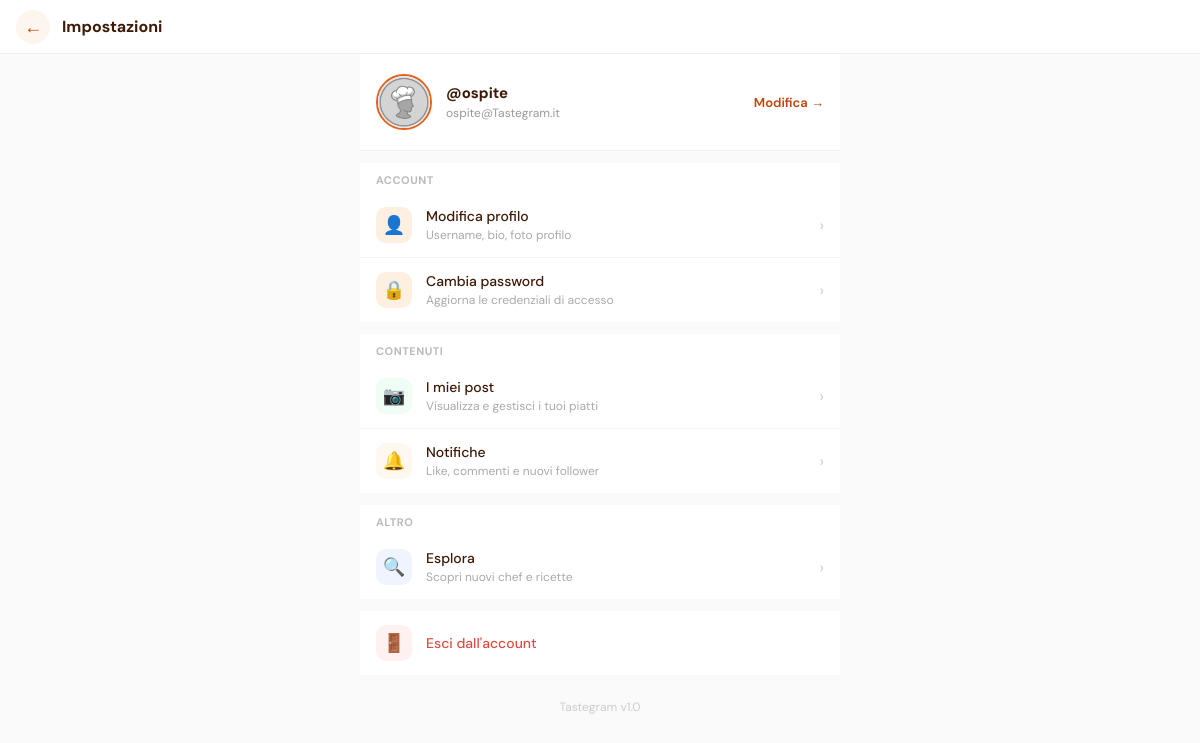
The app's page /frontend/settings.php (signed in), older data.
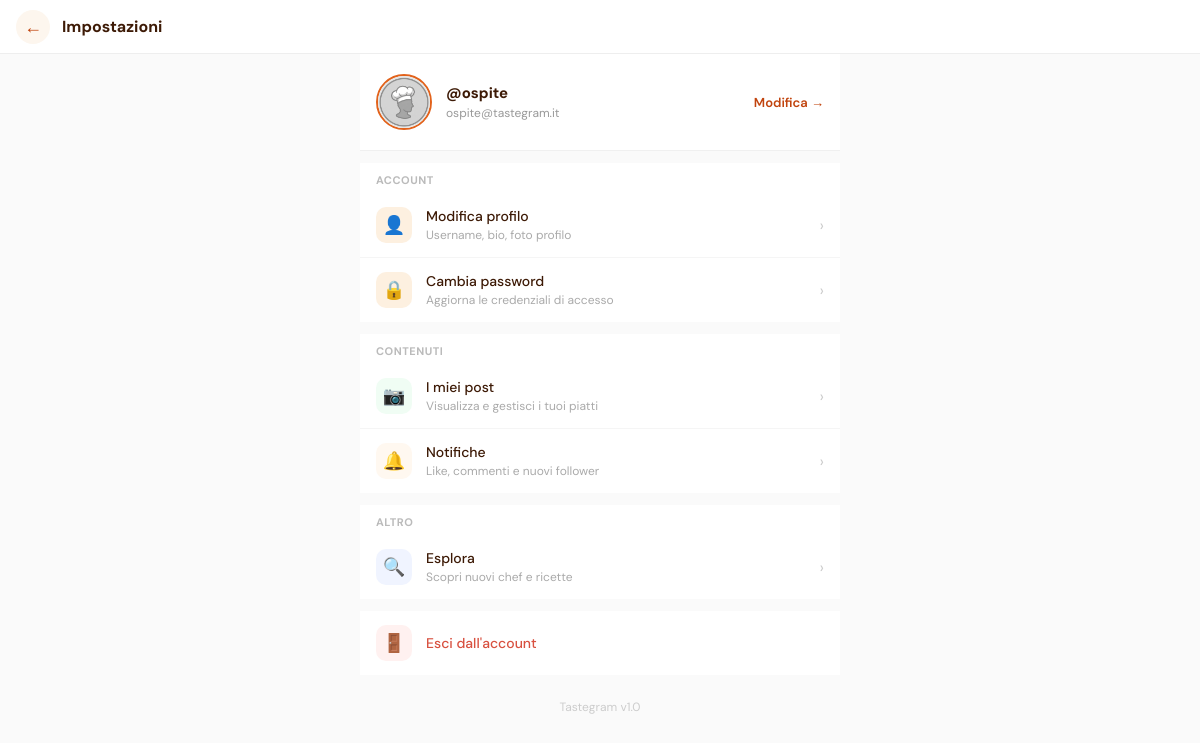
The same page, newer data.
### tables this page shows
CREATE TABLE users (
    id               INT AUTO_INCREMENT PRIMARY KEY,
    username         VARCHAR(50)  NOT NULL UNIQUE,
    email            VARCHAR(100) NOT NULL UNIQUE,
    password         VARCHAR(255) NOT NULL,
    bio              TEXT,
    avatar_url       VARCHAR(255) DEFAULT 'default_avatar.png',
    followers_count  INT UNSIGNED DEFAULT 0,
    following_count  INT UNSIGNED DEFAULT 0,
    created_at       TIMESTAMP DEFAULT CURRENT_TIMESTAMP,
    INDEX idx_username (username)
);

### config/auth.php (called while the page is built, shortened)
<?php
$currentUsername = $_SESSION['username']  ?? 'utente';

### frontend/settings.php (the view, shortened to what this page needs)
<?php
require_once __DIR__ . '/../config/auth.php';
$sql = Database::getInstance()->getConnection();
?>
<!DOCTYPE html>
<html lang="it">
<head>
</head>
<body>
<nav class="navbar">
    <a href="profile.php?user=<?= urlencode($currentUsername) ?>" class="nav-back">←</a>
    <span class="nav-title">Impostazioni</span>
</nav>
<div class="settings-wrap">
    <?php
    $stmt = $sql->prepare("SELECT username, email, avatar_url FROM users WHERE id = ?");
    $stmt->execute([$currentUserId]);
    $me = $stmt->fetch();
    ?>
    <div class="profile-preview">
        <div class="preview-avatar">
            <img src="../img/<?= htmlspecialchars($me['avatar_url'] ?: 'default_avatar.png') ?>"
                 onerror="this.src='../img/default_avatar.png'"
                 alt="avatar">
        </div>
        <div class="preview-info">
            <div class="preview-username">@<?= htmlspecialchars($me['username']) ?></div>
            <div class="preview-email"><?= htmlspecialchars($me['email']) ?></div>
        </div>
        <a href="edit_profile.php" class="preview-edit">Modifica →</a>
    </div>
    <div class="settings-group">
        <div class="group-label">Account</div>
        <a href="edit_profile.php" class="settings-item">
            <div class="item-icon" style="background:#fdf0e0">👤</div>
            <div class="item-text">
                <div class="item-label">Modifica profilo</div>
                <div class="item-desc">Username, bio, foto profilo</div>
            </div>
            <span class="item-arrow">›</span>
        </a>
        <a href="edit_profile.php#password" class="settings-item">
            <div class="item-icon" style="background:#fdf0e0">🔒</div>
            <div class="item-text">
                <div class="item-label">Cambia password</div>
                <div class="item-desc">Aggiorna le credenziali di accesso</div>
            </div>
            <span class="item-arrow">›</span>
        </a>
    </div>
    <div class="settings-group">
        <div class="group-label">Contenuti</div>
        <a href="profile.php?user=<?= urlencode($currentUsername) ?>" class="settings-item">
            <div class="item-icon" style="background:#f0fdf4">📷</div>
            <div class="item-text">
                <div class="item-label">I miei post</div>
                <div class="item-desc">Visualizza e gestisci i tuoi piatti</div>
            </div>
            <span class="item-arrow">›</span>
        </a>
        <a href="notifications.php" class="settings-item">
            <div class="item-icon" style="background:#fff8f0">🔔</div>
            <div class="item-text">
                <div class="item-label">Notifiche</div>
                <div class="item-desc">Like, commenti e nuovi follower</div>
            </div>
            <span class="item-arrow">›</span>
        </a>
    </div>
    <div class="settings-group">
        <div class="group-label">Altro</div>
        <a href="explore.php" class="settings-item">
            <div class="item-icon" style="background:#f0f4ff">🔍</div>
            <div class="item-text">
                <div class="item-label">Esplora</div>
                <div class="item-desc">Scopri nuovi chef e ricette</div>
            </div>
            <span class="item-arrow">›</span>
        </a>
    </div>
    <div class="settings-group" style="margin-top:12px">
        <button class="logout-item" onclick="confirmLogout()">
            <div class="item-icon" style="background:#fff1f0">🚪</div>
            <div class="item-text">
                <div class="item-label">Esci dall'account</div>
            </div>
        </button>
    </div>
    <div class="version">Tastegram v1.0</div>
</div>
</body>
</html>

Row changes from the older to the newer data that the page shows:
changed users "ospite": email "ospite@Tastegram.it" → "ospite@tastegram.it"
